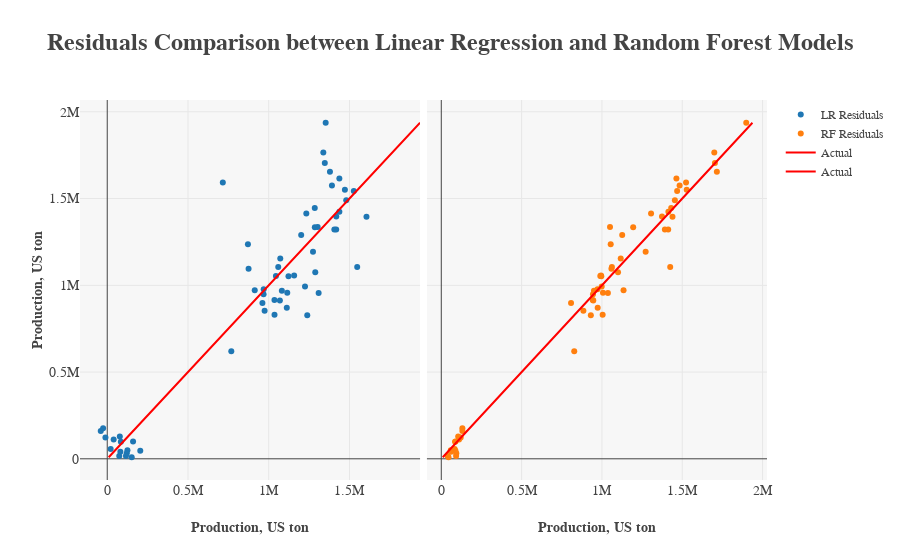

Notebook code cell kept with this figure:
### Code cell
# Compare Linear Regression to Random Forest Regression for Texas' sugarcane production
X_TX = TX[["Year", "TMAX", "TMIN", "WDMV", "PRCP", "SNOW"]]
y_TX = TX["Weight"]

X_TX_train, X_TX_test, y_TX_train, y_TX_test = train_test_split(X_TX, y_TX, test_size=0.3, random_state=42)

lr_model_TX = LinearRegression()
rf_model_TX = RandomForestRegressor()

lr_model_TX.fit(X_TX_train, y_TX_train)
rf_model_TX.fit(X_TX_train, y_TX_train)

TX_train = X_TX_train.join(y_TX_train)
m_TX = ols("Weight ~ Year + TMAX + TMIN + WDMV + PRCP + SNOW",TX_train).fit()

print(m_TX.summary())
print()
print("TEXAS SUGARCANE PRODUCTION VS TEXAS WEATHER:")
print("  Linear Regression Model Results:")
print("    R^2 train: {0:.4f}".format(lr_model_TX.score(X_TX_train, y_TX_train)))
print("    R^2  test: {0:.4f}".format(lr_model_TX.score(X_TX_test, y_TX_test)))
print("    y-intercept: {}".format(round(lr_model_TX.intercept_, 1)))
print("    {0}-coefficients: {1}".format(u"\u03B2", [round(c, 1) for c in lr_model_TX.coef_]))
print("    Feature variable order: {}".format([x for x in X_TX.columns]))
print()
print("  Random Forest Regression Model Results:")
print("    R^2 train: {0:.4f}".format(rf_model_TX.score(X_TX_train, y_TX_train)))
print("    R^2  test: {0:.4f}".format(rf_model_TX.score(X_TX_test, y_TX_test)))
print("    Feature importances: {}".format([round(p, 4) for p in rf_model_TX.feature_importances_]))
print("    Feature variable order: {}".format([x for x in X_TX.columns]))

lr_y_TX_pred = lr_model_TX.predict(X_TX)
lr_TX_residuals = y_TX - lr_y_TX_pred

rf_y_TX_pred = rf_model_TX.predict(X_TX)
rf_TX_residuals = y_TX - rf_y_TX_pred

trace0 = py.graph_objs.Scatter(name="LR Residuals", x=lr_y_TX_pred, y=y_TX, mode="markers")
trace1 = py.graph_objs.Scatter(name="RF Residuals", x=rf_y_TX_pred, y=y_TX, mode="markers")
trace2 = py.graph_objs.Scatter(name="Actual", x=y_TX, y=y_TX, mode="lines", line=dict(color="red"))

print()
fig = py.tools.make_subplots(rows=1, cols=2, shared_yaxes=True, horizontal_spacing=0.01)
fig.append_trace(trace0, 1, 1)
fig.append_trace(trace1, 1, 2)
fig.append_trace(trace2, 1, 1)
fig.append_trace(trace2, 1, 2)

fig["layout"].update(
    plot_bgcolor="rgb(247,247,247)",
    legend=dict(font=dict(family="serif", size=12)),
    title="<b>Residuals Comparison between Linear Regression and Random Forest Models</b>",
    titlefont=dict(family="serif", size=24),
    yaxis1=dict(title="<b>Production, US ton</b>", titlefont=dict(family="serif", size=14), tickfont=dict(family="serif", size=14)),
    xaxis1=dict(title="<b>Production, US ton</b>".format(u'\xb0'), titlefont=dict(family="serif", size=14),tickfont=dict(family="serif", size=14)),
    xaxis2=dict(title="<b>Production, US ton</b>".format(u'\xb0'), titlefont=dict(family="serif", size=14),tickfont=dict(family="serif", size=14)))

py.offline.iplot(fig)

### Figure 1 — Plotly figure (JSON) as saved in the notebook; plotly's stock layout.template omitted (floating-point values rounded to 4 significant figures)
{"data": [{"mode": "markers", "name": "LR Residuals", "type": "scatter", "uid": "b547a5", "x": [-40150.0, -25630.0, -11120.0, 77800.0, 39820.0, 21280.0, 74360.0, 84340.0, 120900.0, 125000.0, 115900.0, 159900.0, 204600.0, 151500.0, 81230.0, 768100.0, 960900.0, 871200.0, 913300.0, 968700.0, 968100.0, 974500.0, 1081000.0, 1071000.0, 1059000.0, 875200.0, 1115000.0, 1035000.0, 1112000.0, 1122000.0, 1157000.0, 1036000.0, 1069000.0, 1288000.0, 1201000.0, 1233000.0, 1303000.0, 1285000.0, 1225000.0, 1239000.0, 1044000.0, 1309000.0, 1338000.0, 1353000.0, 1347000.0, 1379000.0, 715600.0, 1472000.0, 1437000.0, 1437000.0, 1418000.0, 1406000.0, 1418000.0, 1391000.0, 1527000.0, 1285000.0, 1274000.0, 1548000.0, 1605000.0, 1480000.0], "xaxis": "x", "y": [160000, 176000, 123000, 129000, 112000, 57000, 16000, 99000, 32000, 50000, 16000, 100000, 47000, 9000, 40000, 620000, 898000, 1236000, 971000, 978000, 949000, 853000, 969000, 1154000, 1105000, 1095000, 957000, 916000, 871000, 1052000, 1057000, 830000, 913000, 1076000, 1290000, 1414000, 1336000, 1335000, 993000, 827000, 1053000, 955000, 1765000, 1937000, 1705000, 1655000, 1593000, 1551000, 1615000, 1424000, 1321000, 1321000, 1396000, 1575000, 1544000, 1446000, 1194000, 1105000, 1395000, 1490000], "yaxis": "y"}, {"mode": "markers", "name": "RF Residuals", "type": "scatter", "uid": "34e65e", "x": [131400, 131400, 120800, 105300, 110500, 83000, 92100, 85600, 93500, 58900, 39800, 89000, 88000, 44800, 60300, 827600, 807700, 1054600, 1134600, 972300, 944400, 884700, 950300, 1117000, 1062000, 1059200, 1006500, 943000, 973500, 996100, 994100, 1004500, 946200, 1100200, 1126300, 1305900, 1050300, 1194500, 998600, 930900, 989800, 1037200, 1699400, 1898400, 1703400, 1715400, 1523600, 1527800, 1463600, 1413700, 1412500, 1391800, 1374000, 1483500, 1468200, 1431300, 1272100, 1425000, 1439300, 1453900], "xaxis": "x2", "y": [160000, 176000, 123000, 129000, 112000, 57000, 16000, 99000, 32000, 50000, 16000, 100000, 47000, 9000, 40000, 620000, 898000, 1236000, 971000, 978000, 949000, 853000, 969000, 1154000, 1105000, 1095000, 957000, 916000, 871000, 1052000, 1057000, 830000, 913000, 1076000, 1290000, 1414000, 1336000, 1335000, 993000, 827000, 1053000, 955000, 1765000, 1937000, 1705000, 1655000, 1593000, 1551000, 1615000, 1424000, 1321000, 1321000, 1396000, 1575000, 1544000, 1446000, 1194000, 1105000, 1395000, 1490000], "yaxis": "y"}, {"line": {"color": "red"}, "mode": "lines", "name": "Actual", "type": "scatter", "uid": "8228df", "x": [160000, 176000, 123000, 129000, 112000, 57000, 16000, 99000, 32000, 50000, 16000, 100000, 47000, 9000, 40000, 620000, 898000, 1236000, 971000, 978000, 949000, 853000, 969000, 1154000, 1105000, 1095000, 957000, 916000, 871000, 1052000, 1057000, 830000, 913000, 1076000, 1290000, 1414000, 1336000, 1335000, 993000, 827000, 1053000, 955000, 1765000, 1937000, 1705000, 1655000, 1593000, 1551000, 1615000, 1424000, 1321000, 1321000, 1396000, 1575000, 1544000, 1446000, 1194000, 1105000, 1395000, 1490000], "xaxis": "x", "y": [160000, 176000, 123000, 129000, 112000, 57000, 16000, 99000, 32000, 50000, 16000, 100000, 47000, 9000, 40000, 620000, 898000, 1236000, 971000, 978000, 949000, 853000, 969000, 1154000, 1105000, 1095000, 957000, 916000, 871000, 1052000, 1057000, 830000, 913000, 1076000, 1290000, 1414000, 1336000, 1335000, 993000, 827000, 1053000, 955000, 1765000, 1937000, 1705000, 1655000, 1593000, 1551000, 1615000, 1424000, 1321000, 1321000, 1396000, 1575000, 1544000, 1446000, 1194000, 1105000, 1395000, 1490000], "yaxis": "y"}, {"line": {"color": "red"}, "mode": "lines", "name": "Actual", "type": "scatter", "uid": "525b22", "x": [160000, 176000, 123000, 129000, 112000, 57000, 16000, 99000, 32000, 50000, 16000, 100000, 47000, 9000, 40000, 620000, 898000, 1236000, 971000, 978000, 949000, 853000, 969000, 1154000, 1105000, 1095000, 957000, 916000, 871000, 1052000, 1057000, 830000, 913000, 1076000, 1290000, 1414000, 1336000, 1335000, 993000, 827000, 1053000, 955000, 1765000, 1937000, 1705000, 1655000, 1593000, 1551000, 1615000, 1424000, 1321000, 1321000, 1396000, 1575000, 1544000, 1446000, 1194000, 1105000, 1395000, 1490000], "xaxis": "x2", "y": [160000, 176000, 123000, 129000, 112000, 57000, 16000, 99000, 32000, 50000, 16000, 100000, 47000, 9000, 40000, 620000, 898000, 1236000, 971000, 978000, 949000, 853000, 969000, 1154000, 1105000, 1095000, 957000, 916000, 871000, 1052000, 1057000, 830000, 913000, 1076000, 1290000, 1414000, 1336000, 1335000, 993000, 827000, 1053000, 955000, 1765000, 1937000, 1705000, 1655000, 1593000, 1551000, 1615000, 1424000, 1321000, 1321000, 1396000, 1575000, 1544000, 1446000, 1194000, 1105000, 1395000, 1490000], "yaxis": "y"}], "layout": {"autosize": true, "legend": {"font": {"family": "serif", "size": 12}}, "plot_bgcolor": "rgb(247,247,247)", "title": "<b>Residuals Comparison between Linear Regression and Random Forest Models</b>", "titlefont": {"family": "serif", "size": 24}, "xaxis": {"anchor": "y", "autorange": true, "domain": [0, 0.495], "range": [-167000.0, 1937000], "tickfont": {"family": "serif", "size": 14}, "title": "<b>Production, US ton</b>", "titlefont": {"family": "serif", "size": 14}, "type": "linear"}, "xaxis2": {"anchor": "free", "autorange": true, "domain": [0.505, 1], "position": 0, "range": [-87630.0, 2026000.0], "tickfont": {"family": "serif", "size": 14}, "title": "<b>Production, US ton</b>", "titlefont": {"family": "serif", "size": 14}, "type": "linear"}, "yaxis": {"anchor": "x", "autorange": true, "domain": [0, 1], "range": [-132200.0, 2078000.0], "tickfont": {"family": "serif", "size": 14}, "title": "<b>Production, US ton</b>", "titlefont": {"family": "serif", "size": 14}, "type": "linear"}}}
